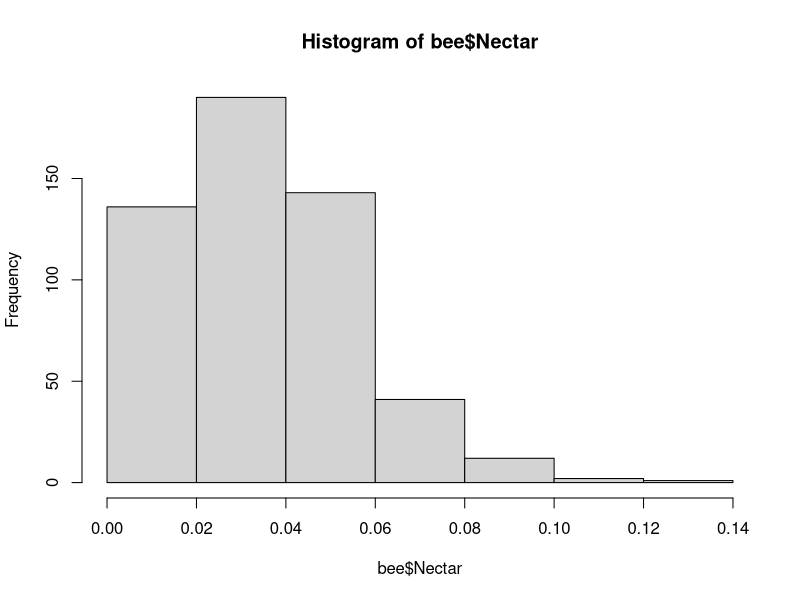
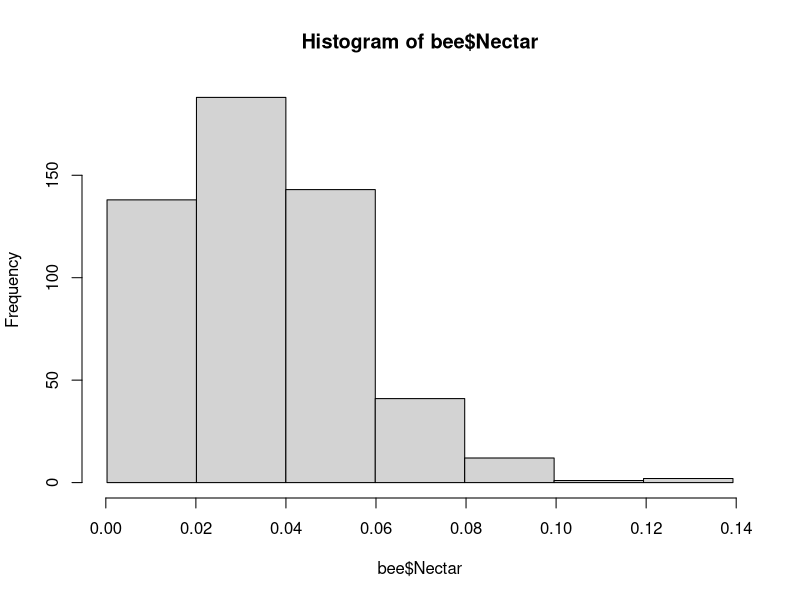
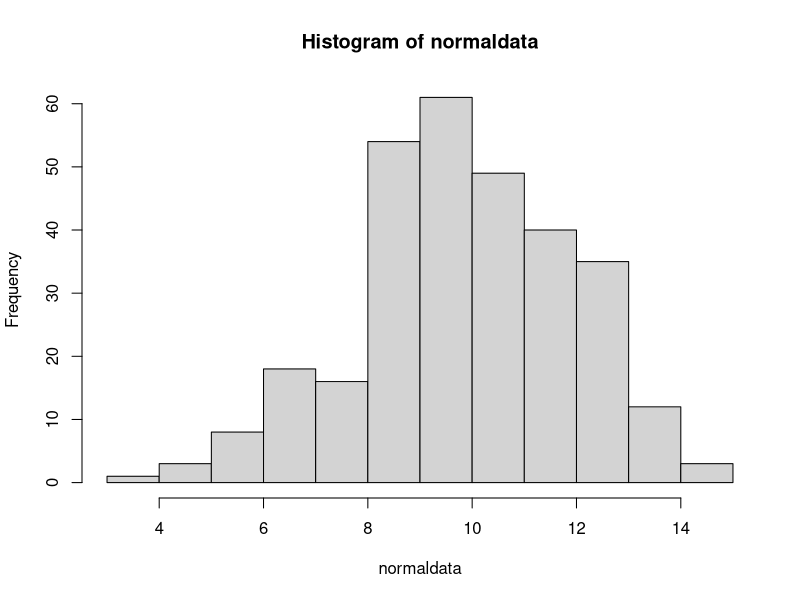
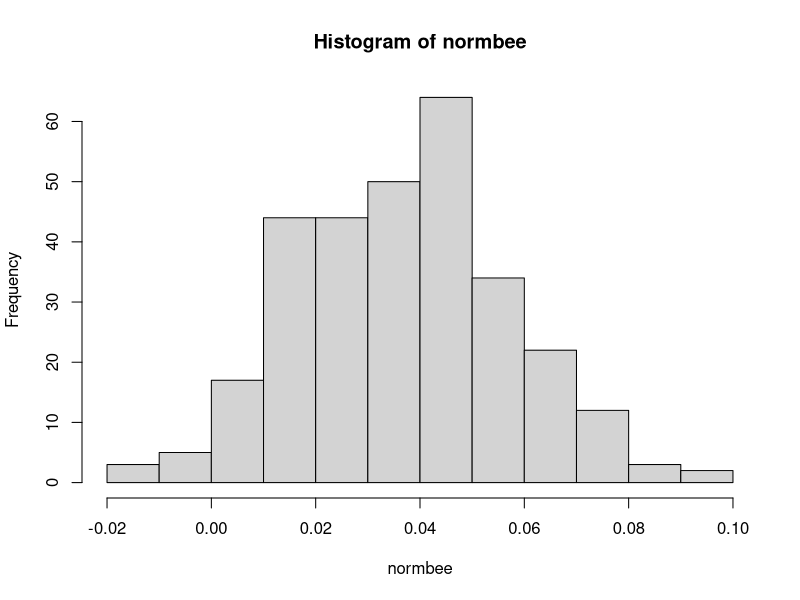
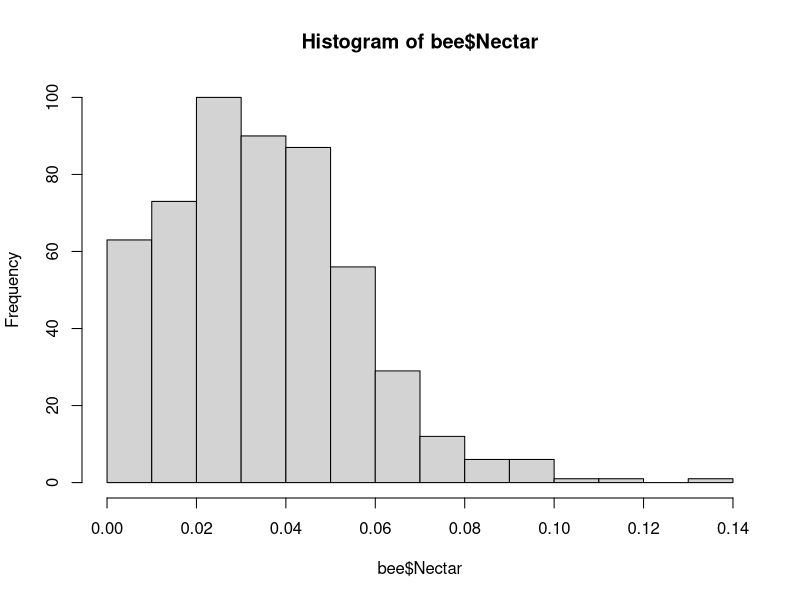
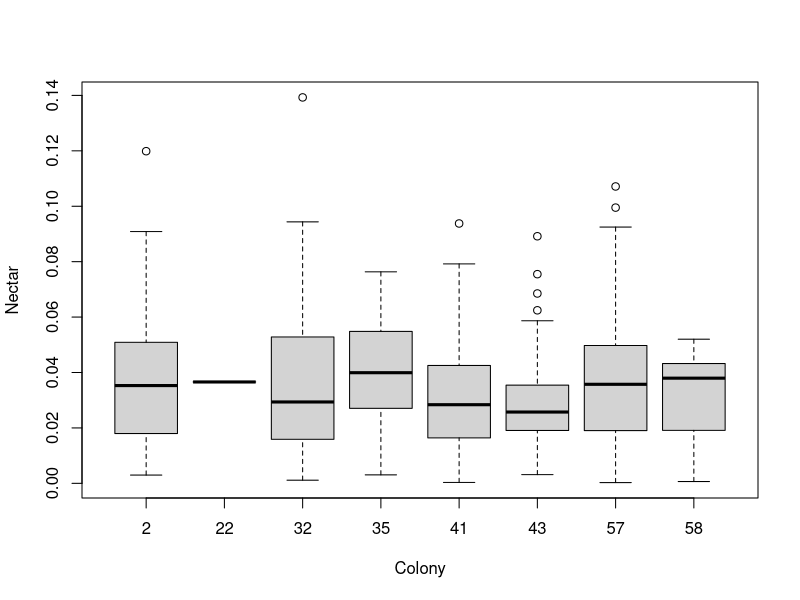
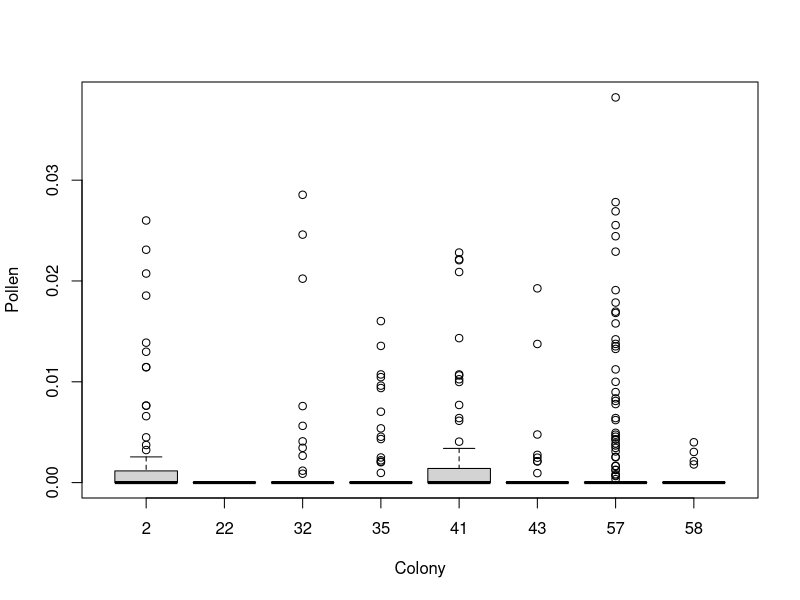
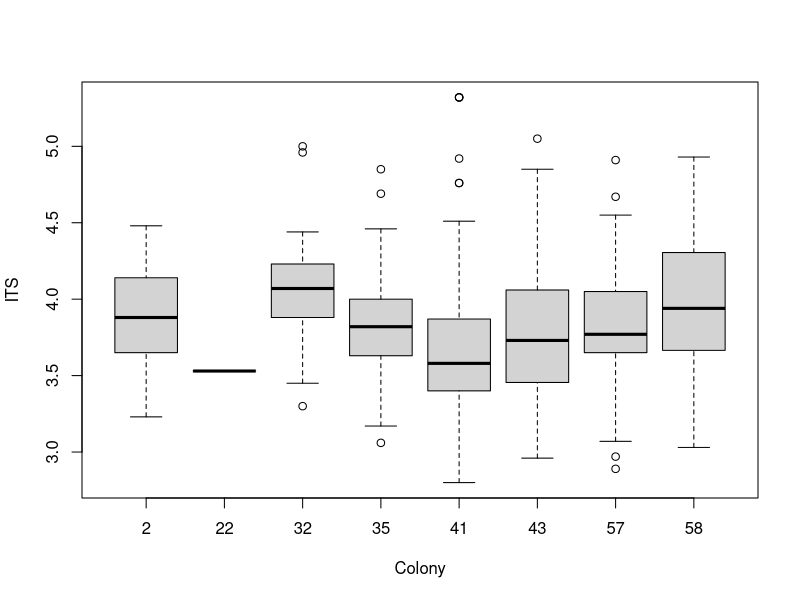

The R script that drew these images, in order:
## ---- chunk 1

bee<-read.csv("BeeNectar.csv")
nrow(bee)
summary(bee$Nectar)
mean(bee$Nectar)
sd(bee$Nectar)
var(bee$Nectar)

sqrt(var(bee$Nectar))


hist(bee$Nectar, breaks=8)
hist(bee$Nectar, breaks=seq(min(bee$Nectar),max(bee$Nectar), length.out=8))

## ---- chunk 2

num<-seq(1, 10, 1) # sequence of numbers, ranging from = to = and by =
num<-seq(1, 10, length.out=5)

seq(min(bee$Nectar),
    max(bee$Nectar), 
    length.out=8) # select for number of "breaks" or bins

sample(num, 2)


## ---- chunk 3

y<-rep("yellow", 20)
r<-rep("red", 5)
b<-rep("blue", 100)

color<-c(y, r, b)

sample(color, 10)


rep(5, 22)
rep(c(5, 10), 11)
rep(c(5, 10, 33), each = 3)

rep(c("A", "B", "C"), 3)
rep(c("A", "B", "C"), each = 3)
rep(c("A", "B", "C"), length.out=11)


## ---- chunk 4

ten<-sample(bee$Nectar, 10)
fo<-sample(bee$Nectar, 40)

mean(ten)
mean(fo)
mean(bee$Nectar)

# Solution 1 for rows in dataset

sim<-seq(1, 525, 1)
sim<-seq(1, nrow(bee), 1)

bee[sample(sim, 10),]

# Solution 2 for rows in dataset

bee[sample(1:525, 10), ]
bee[sample(1:nrow(bee), 40), ] 
nrow(bee) # tells you how many rows in your dataset



## ---- chunk 5

normaldata<-rnorm(300, mean=10, sd=2) # run this a few times, what do you notice?

hist(normaldata) 


# DO YOU THINK YOUR BEE DATA IS NORMALLY DISTRIBUTED??
normbee<-rnorm(300, mean=mean(bee$Nectar), sd=sd(bee$Nectar)) # Enter in your mean and standard from the nectar weight

hist(normbee) # Negative values
hist(bee$Nectar) # No, positively skewed

## ---- chunk 6
class(bee$Colony)

bee$Colony<-as.factor(bee$Colony)
class(bee$Colony)


# A. Summary stats

summary(bee$Pollen)
summary(bee$ITS)

sd(bee$Pollen)
sd(bee$ITS, na.rm=T)

# B. Boxplots

with(bee, boxplot(Nectar ~ Colony))
with(bee, boxplot(Pollen ~ Colony))
with(bee, boxplot(ITS ~ Colony))

# C. Advanced problem

library(tidyverse)

new.data<-bee %>% group_by(Colony) %>% summarise(mu.nec = round(mean(Nectar), 6),
                                                 sd.nec = round(sd(Nectar), 6),
                                                 mu.poll = round(mean(Pollen), 6),
                                                 sd.poll = round(sd(Pollen), 6), 
                                                 range.nec = round(max(Nectar) - min(Nectar), 6)) 


## ---- chunk 7

# 1. Subsetting data to create a new dataset

sub1 <- subset(bee, Pollen == 0) # all values that are 0, you need double == 
sub2 <- subset(bee, Pollen > 0) # all values greater than 
sub3 <- subset(bee, Pollen >= 0.01) # equal to or greater than
sub4 <- subset(bee, Pollen > 0.01 | Pollen < 0.0002) # keep values that are either (1) greater than 0.01 or less than 0.0002

sub5 <- subset(bee, Colony == "32") # factors (e.g. categorical variables should have quotations)
sub6 <- subset(bee, Colony =="32" & Pollen > 0)  # you can combine data

# 2. Removing NA values

sub7 <- subset(bee, !is.na(ITS)) # remove all rows in dataset where ITS has NA values. 

mean(bee$ITS, na.rm=T) # or remove NAs just in function, so that you keep all these rows for analysing other vectors, e.g. Nectar and Pollen. 

# 3. Classes of variables

class(bee$Pollen) # tells you the class of variable that is listed within the Pollen column

is.factor(bee$Pollen) # Pollen is not a factor
is.numeric(bee$Pollen) # Pollen is listed as numeric -- good!

is.factor(bee$Colony) # If "TRUE" then good, if "FALSE" then bad
bee$Colony <- as.factor(bee$Colony) # To make colony ID column as a factor


